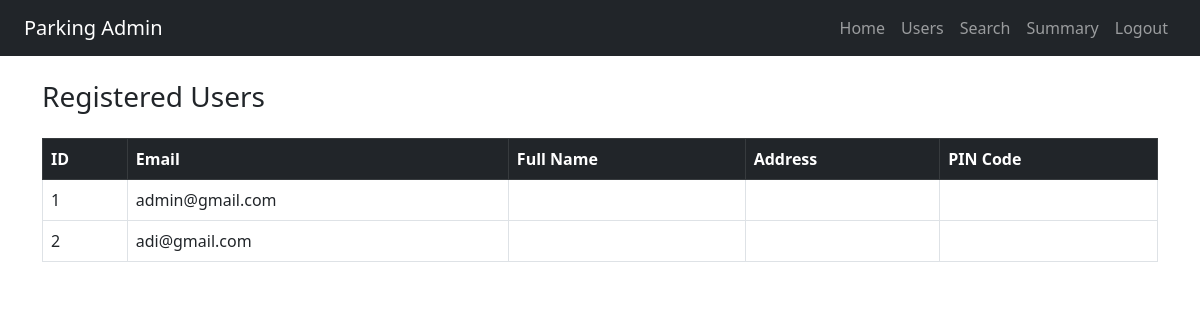
Before: /admin/users with the older database file.
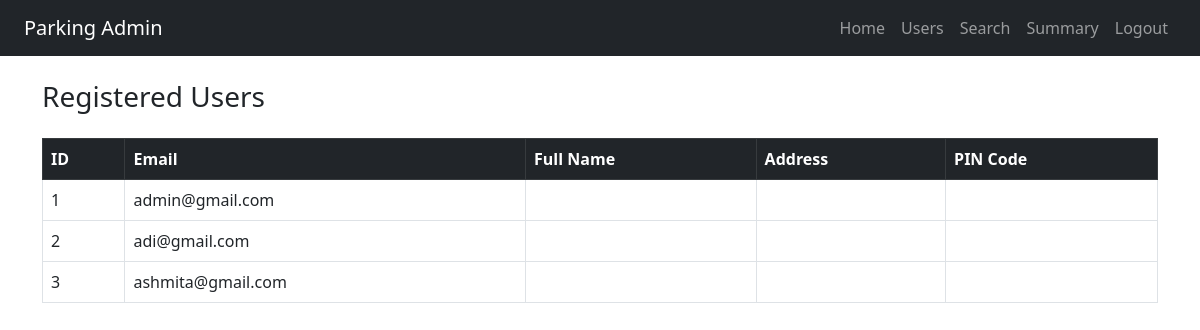
After: the same page with the newer database file.
### app/models/user.py (models this page shows, shortened)
class User(db.Model):
    __tablename__ = 'user'
    id = db.Column(db.Integer, primary_key=True)
    username = db.Column(db.String(50), nullable=False)
    email = db.Column(db.String(120), unique=True, nullable=False)
    password_hash = db.Column(db.String(128), nullable=False)
    role = db.Column(db.String(10), nullable=False, default='user')  # either 'user' or 'admin'

### app/routes/admin.py (the view)
@admin_bp.route('/users')
def users():
    all_users = User.query.all()
    return render_template('admin_users.html', users=all_users)

### app/templates/admin_users.html
{% extends "admin_base.html" %}
{% block content %}
<h3 class="mb-4">Registered Users</h3>
{% if users %}
  <div class="table-responsive">
    <table class="table table-bordered table-hover align-middle">
      <thead class="table-dark">
        <tr>
          <th>ID</th>
          <th>Email</th>
          <th>Full Name</th>
          <th>Address</th>
          <th>PIN Code</th>
        </tr>
      </thead>
      <tbody>
        {% for user in users %}
        <tr>
          <td>{{ user.id }}</td>
          <td>{{ user.email }}</td>
          <td>{{ user.fullname }}</td>
          <td>{{ user.address }}</td>
          <td>{{ user.pin }}</td>
        </tr>
        {% endfor %}
      </tbody>
    </table>
  </div>
{% else %}
  <p class="text-muted">No users registered yet.</p>
{% endif %}
{% endblock %}

### app/templates/admin_base.html (shortened to what this page needs)
<!DOCTYPE html>
<html lang="en">
<head>
  <link href="https://cdn.jsdelivr.net/npm/bootstrap@5.3.0/dist/css/bootstrap.min.css" rel="stylesheet" />
</head>
<body>
  <nav class="navbar navbar-expand-lg navbar-dark bg-dark px-4">
    <a class="navbar-brand" href="#">Parking Admin</a>
    <div class="collapse navbar-collapse">
      <ul class="navbar-nav ms-auto">
        <li class="nav-item"><a class="nav-link" href="{{ url_for('admin.home') }}">Home</a></li>
        <li class="nav-item"><a class="nav-link" href="{{ url_for('admin.users') }}">Users</a></li>
        <li class="nav-item"><a class="nav-link" href="{{ url_for('admin.search') }}">Search</a></li>
        <li class="nav-item"><a class="nav-link" href="{{ url_for('admin.summary') }}">Summary</a></li>
        <li class="nav-item"><a class="nav-link" href="{{ url_for('auth.logout') }}">Logout</a></li>
      </ul>
    </div>
  </nav>
  <div class="container mt-4">
    {% block content %}
    {% endblock %}
  </div>
</body>
</html>

Changed rows visible on the page:
added User: id "3", email "ashmita@gmail.com"
